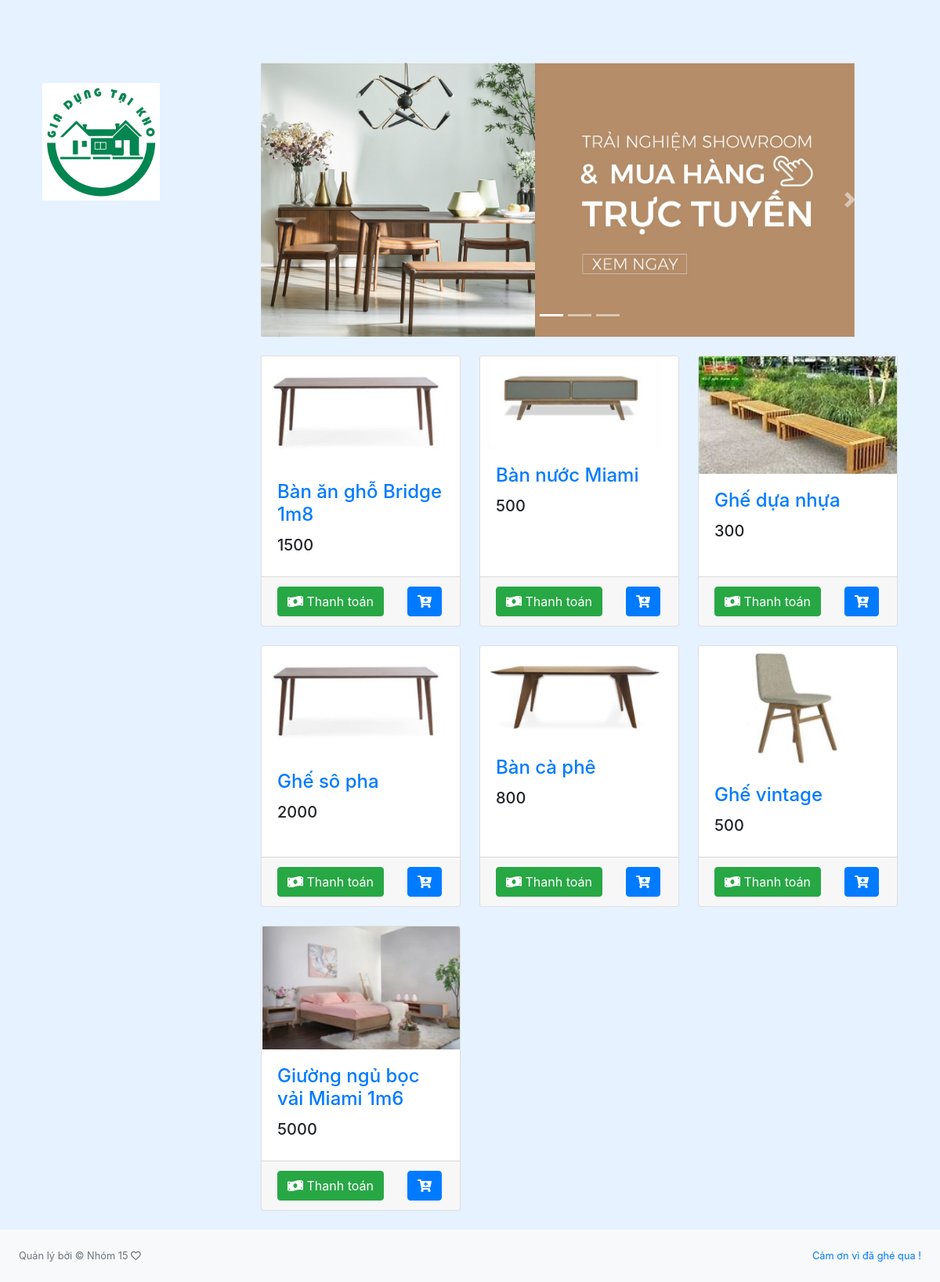
The app's page /views/home.php with its own data.
### tables this page shows
CREATE TABLE `product` (
  `id` int(11) NOT NULL,
  `TenSanPham` varchar(30) NOT NULL,
  `HinhAnh` text DEFAULT NULL,
  `DonGia` int(11) NOT NULL,
  `LoaiHang` varchar(20) NOT NULL,
  `XuatXu` varchar(30) NOT NULL,
  `KieuDang` varchar(20) NOT NULL,
  `MauSac` varchar(20) NOT NULL,
  `SoLuong` int(11) NOT NULL
);

### views/home.php (the view, shortened to what this page needs)
<!DOCTYPE html>
<html lang="en">
<head>
    <link href="../assets/css/styles.css" rel="stylesheet" />
    <link href="../assets/css/shop-homepage.css" rel="stylesheet" />
</head>
<body class="sb-nav-fixed" style="background-color: #e6f2ff;">
    <div class="container">
        <div class="row">
            <div class="col-lg-3">
                <img src="../images/logo.png" style="max-width: 150px;max-height: 150px;margin-top: 50px;">
            </div>
            <div class="col-lg-9">
                <div id="carouselExampleIndicators" class="carousel slide my-4" data-ride="carousel">
                    <ol class="carousel-indicators">
                        <li data-target="#carouselExampleIndicators" data-slide-to="0" class="active"></li>
                        <li data-target="#carouselExampleIndicators" data-slide-to="1"></li>
                        <li data-target="#carouselExampleIndicators" data-slide-to="2"></li>
                    </ol>
                    <div class="carousel-inner" role="listbox">
                        <div class="carousel-item active">
                            <img class="d-block img-fluid" src="../images/slide1.jpg" alt="First slide" style="max-height: 350px;">
                        </div>
                    </div>
                    <a class="carousel-control-prev" href="#carouselExampleIndicators" role="button" data-slide="prev">
                        <span class="carousel-control-prev-icon" aria-hidden="true"></span>
                    </a>
                    <a class="carousel-control-next" href="#carouselExampleIndicators" role="button" data-slide="next">
                        <span class="carousel-control-next-icon" aria-hidden="true"></span>
                    </a>
                </div>
                <div class="row">
                    <?php
                    require("../DAO/connect.php");
                    $sql = "SELECT * FROM product";
                    $r = mysqli_query($conn, $sql);
                    while ($row = mysqli_fetch_assoc($r)) {
                        $ten = $row['TenSanPham'];
                        $anh=$row['HinhAnh'];
                        $dongia = $row['DonGia'];
                    ?>
                        <div class="col-lg-4 col-md-6 mb-4">
                            <div class="card h-100">
                                <a href="#"><img class="card-img-top" src="../images/<?php echo $anh ?>" alt=""></a>
                                <div class="card-body">
                                    <h4 class="card-title">
                                        <a href="#"><?php echo $ten ?></a>
                                    </h4>
                                    <h5><?php echo $dongia ?> </h5>
                                </div>
                                <div class="card-footer">
                                    <form method="POST" action="payPage_addInf.php">
                                        <button style="float: left;" class="btn btn-success"><i class="fas fa-money-bill-wave"></i>
                                            Thanh toán
                                        </button>
                                    </form>
                                    <form method="POST" action="../DAO/prcInsertToCart.php">
                                        <button title="Thêm vào giở hàng" class="btn btn-primary" onclick="return alert('Thêm vào giỏ hàng thành công!');" style="margin-left: 30px;">
                                            <i class="fas fa-cart-plus"></i>
                                        </button>
                                    </form>
                                </div>
                            </div>
                        </div>
                    <?php
                    }
                    ?>
                </div>
            </div>
        </div>
    </div>
    <div w3-include-html="../master/footer.html"></div>
</body>
</html>

### assets/css/shop-homepage.css (style rules this page uses)
body { padding-top: 56px; }

### records on screen
product: HinhAnh (picture), TenSanPham "Bàn ăn ghỗ Bridge 1m8", DonGia "1500"
product: HinhAnh (picture), TenSanPham "Bàn nước Miami", DonGia "500"
product: HinhAnh (picture), TenSanPham "Ghế dựa nhựa", DonGia "300"
product: HinhAnh (picture), TenSanPham "Ghế sô pha", DonGia "2000"
product: HinhAnh (picture), TenSanPham "Bàn cà phê", DonGia "800"
product: HinhAnh (picture), TenSanPham "Ghế vintage", DonGia "500"
product: HinhAnh (picture), TenSanPham "Giường ngủ bọc vải Miami 1m6", DonGia "5000"
